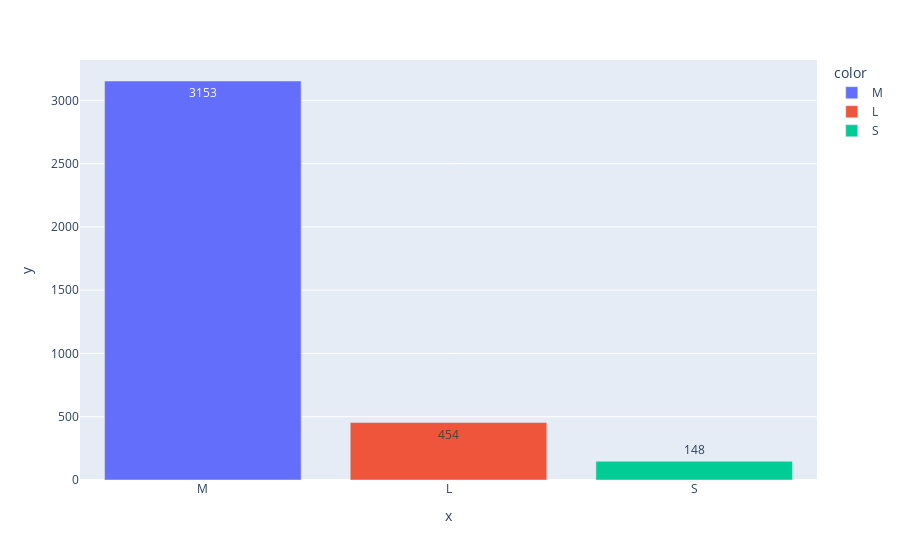

Notebook code for this chart:
### Markdown cell above
### Company Size

### Code cell
size_groups = df['company_size'].value_counts()

fig = px.bar(x=size_groups.index,
             y=size_groups.values,
             text=size_groups.values,
             color=size_groups.index)

fig.show()

### Figure 1 — Plotly figure (JSON) as saved in the notebook; plotly's stock layout.template omitted (floating-point values rounded to 4 significant figures)
{"data": [{"alignmentgroup": "True", "hovertemplate": "color=M<br>x=%{x}<br>y=%{y}<br>text=%{text}<extra></extra>", "legendgroup": "M", "marker": {"color": "#636efa", "pattern": {"shape": ""}}, "name": "M", "offsetgroup": "M", "orientation": "v", "showlegend": true, "text": [3153], "textposition": "auto", "type": "bar", "x": ["M"], "xaxis": "x", "y": [3153], "yaxis": "y"}, {"alignmentgroup": "True", "hovertemplate": "color=L<br>x=%{x}<br>y=%{y}<br>text=%{text}<extra></extra>", "legendgroup": "L", "marker": {"color": "#EF553B", "pattern": {"shape": ""}}, "name": "L", "offsetgroup": "L", "orientation": "v", "showlegend": true, "text": [454], "textposition": "auto", "type": "bar", "x": ["L"], "xaxis": "x", "y": [454], "yaxis": "y"}, {"alignmentgroup": "True", "hovertemplate": "color=S<br>x=%{x}<br>y=%{y}<br>text=%{text}<extra></extra>", "legendgroup": "S", "marker": {"color": "#00cc96", "pattern": {"shape": ""}}, "name": "S", "offsetgroup": "S", "orientation": "v", "showlegend": true, "text": [148], "textposition": "auto", "type": "bar", "x": ["S"], "xaxis": "x", "y": [148], "yaxis": "y"}], "layout": {"barmode": "relative", "legend": {"title": {"text": "color"}, "tracegroupgap": 0}, "margin": {"t": 60}, "xaxis": {"anchor": "y", "domain": [0, 1], "title": {"text": "x"}}, "yaxis": {"anchor": "x", "domain": [0, 1], "title": {"text": "y"}}}}
